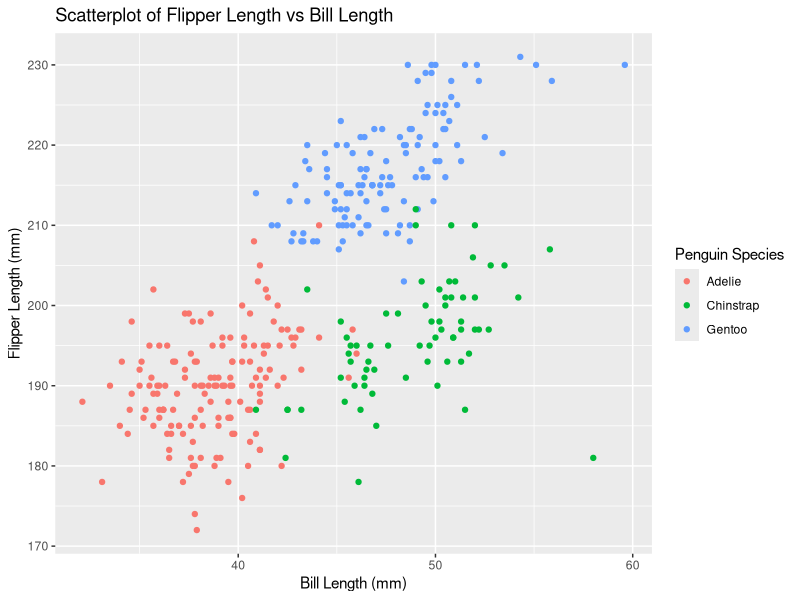
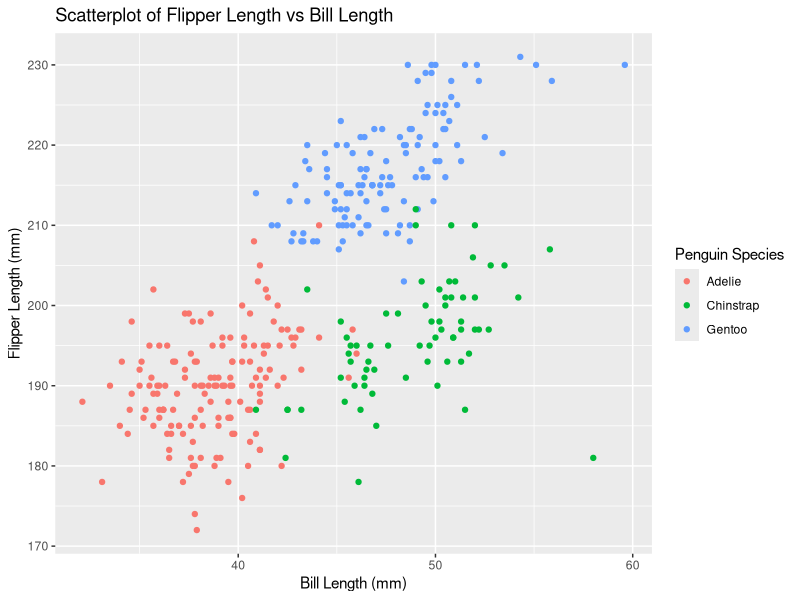

Write R code to recreate these figures, in order.
## ---- chunk 1
#setting global option to show code for knitr
knitr::opts_chunk$set(echo = TRUE)
#load package for creating plots
library(ggplot2) 
#load package for penguins data
library(palmerpenguins) 
## ---- chunk 2
#load penguins data set
data("penguins", package = "palmerpenguins")
#examine the variables
colnames(penguins) 
## ---- chunk 3
#Suppressed warning and message outputs related to missing values and image saving (by changing options of code chunk)
#create a scatter plot with bill_length_mm on the x-axis and flipper_length_mm on the y-axis, color points based on species
ggplot(penguins, aes(x = bill_length_mm, y = flipper_length_mm, color = species)) +
#add points to plot
  geom_point() + 
#add labels and title and legend to the plot
  labs(
    title = "Scatterplot of Flipper Length vs Bill Length",
    x = "Bill Length (mm)",
    y = "Flipper Length (mm)",
    color = "Penguin Species"
  )

#save the scatterplot as a png file to the project directory
ggsave("penguin_scatterplot.png") 
